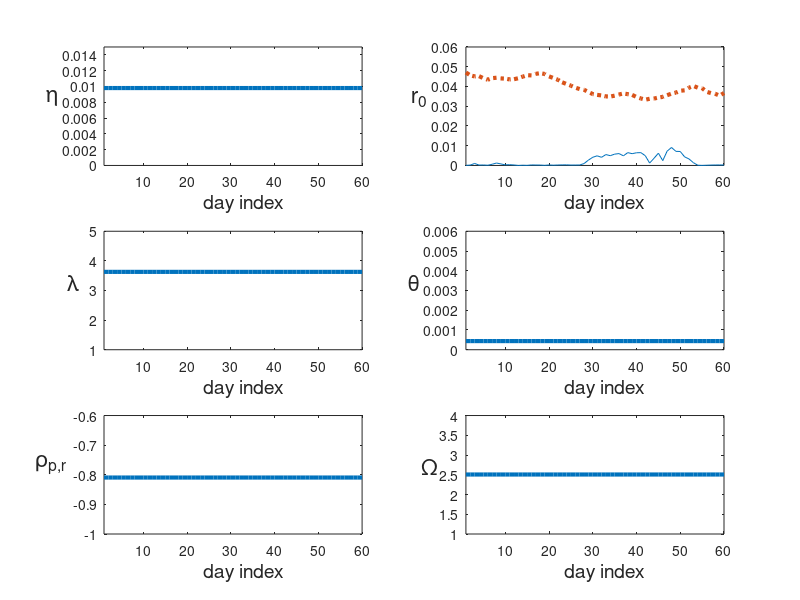
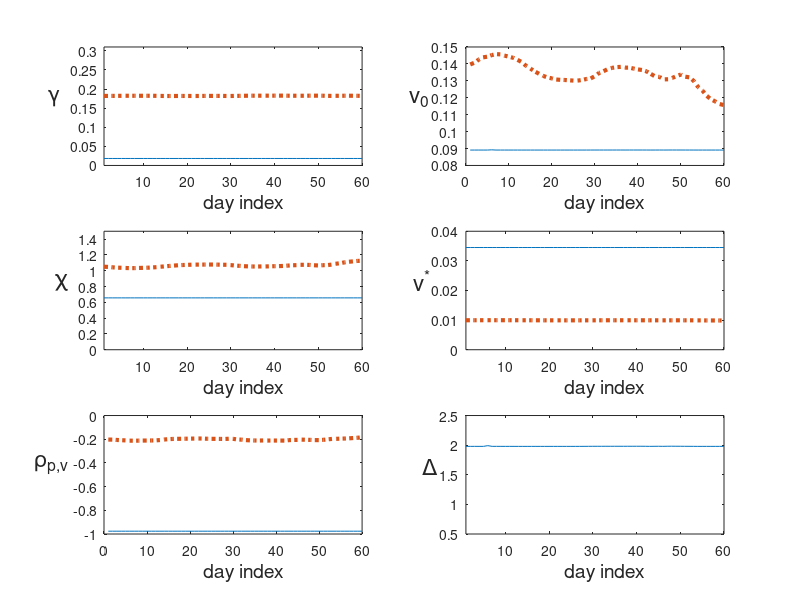

MATLAB code for these plots, in order:
clear all

%load smile_fft.txt
%par=smile_fft;

%load param_rec_call_put_15_02_def3.txt
%par=param_rec_call_put_15_02_def3;

load param_rec_call_put_25_02_def10.txt
par=param_rec_call_put_25_02_def10;





load param_recH0_call_put.txt
parH=param_recH0_call_put;


load price_in_sample_call_put_15_02_def10.txt
pr=price_in_sample_call_put_15_02_def10;



%load price_in_sample_call_put_v1.txt
%pr=price_in_sample_call_put_v1;

%nsize=max(size(fcallL(:,2)));


%% caso sei giorni
nobs=60;
%% numero strike
 nstr=5;
nv=12;
   
         maxdist=264-22-60
      
%% riordino dati per  scadenza e tipo
icont=0;
for io=1:nobs
 
      timetomatt(io)=(maxdist-io+1)/264;
      timetomat(io)=io;
      %/252.0;
      %/263.d0;
    %  timetomat(io)=(maxdist-io+1)/252.d0;
      delta(io)=par(icont+1,2)
      epsv(io)=par(icont+2,2);
      v0(io)=par(icont+3,2);
      thetav(io)=par(icont+4,2);
      chiv(io)=par(icont+5,2);
      rhov(io)=par(icont+6,2);
      epsr(io)=par(icont+7,2);
      r0(io)=par(icont+8,2);
      thetar(io)=par(icont+9,2);
      chir(io)=par(icont+10,2);
      rhor(io)=par(icont+11,2);
     omega(io)=par(icont+12,2)
      
       deltaH(io)=parH(icont+1,2)
      epsvH(io)=parH(icont+2,2);
      v0H(io)=parH(icont+3,2);
      thetavH(io)=parH(icont+4,2);
      chivH(io)=parH(icont+5,2);
      rhovH(io)=parH(icont+6,2);
      epsrH(io)=parH(icont+7,2);
      r0H(io)=parH(icont+8,2);
      thetarH(io)=parH(icont+9,2);
      chirH(io)=parH(icont+10,2);
      rhorH(io)=parH(icont+11,2);
     omegaH(io)=parH(icont+12,2)
    
     
      icont=icont+nv;
end 

icont=0;
for io=1:nobs
    for j=1:6
        for i=1:5
        icont=icont+1
        prS0(i,io)=pr(icont,2);
        callT(i,io)=pr(icont,4);
         callA(i,io)=pr(icont,3);
          putT(i,io)=pr(icont,6);
         putA(i,io)=pr(icont,5);
     end
       %% nelle lettura resta memorizzato l'ultimo della finestra 
        
    end
end

figure(1)

h11=subplot(3,2,1)
plot(timetomat,epsr,'-','LineWidth',3)
ylabel('\eta ','Rotation',0,'FontSize',16)
%xlabel('    time to maturity (days)','FontSize',14)
xlabel('    day index','FontSize',14)
axis([min(min(timetomat)) max(max(timetomat)) 0.0 0.015]) 


h22=subplot(3,2,2)
plot(timetomat,r0,'-',timetomat,r0H,':','LineWidth',3)
ylabel('r_0  ','Rotation',0,'FontSize',16)
%xlabel('    time to maturity  (days)','FontSize',14)
xlabel('    day index','FontSize',14)
axis([min(min(timetomat))  max(max(timetomat)) 0. 0.06])


h33=subplot(3,2,3)
plot(timetomat,chir,'-','LineWidth',3)
ylabel('\lambda   ','Rotation',0,'FontSize',16)
%xlabel('    time to maturity  (days)','FontSize',14)
xlabel('    day index','FontSize',14)
axis([min(min(timetomat))  max(max(timetomat)) 1 5])

h44=subplot(3,2,4)
plot(timetomat,thetar,'-','LineWidth',3)
ylabel('\theta ','Rotation',0,'FontSize',16)
%xlabel('    time to maturity  (days)','FontSize',14)
xlabel('    day index','FontSize',14)
axis([min(min(timetomat))  max(max(timetomat)) 0.0 0.006])

h5=subplot(3,2,5)
plot(timetomat,rhor,'-','LineWidth',3)
ylabel('\rho_{p,r}     ','Rotation',0,'FontSize',16)
%xlabel('    time to maturity  (days)','FontSize',14)
xlabel('    day index','FontSize',14)
axis([min(min(timetomat))  max(max(timetomat)) -1.0 -0.6])

h6=subplot(3,2,6)
plot(timetomat,omega,'-','LineWidth',3)
ylabel('\Omega ','Rotation',0,'FontSize',16)
%xlabel('    time to maturity  (days)','FontSize',14)
xlabel('    day index','FontSize',14)
axis([min(min(timetomat))  max(max(timetomat)) 1 4])



figure(2)

h1H=subplot(3,2,1)
plot(timetomat,epsv,'-',timetomat,epsvH,':','LineWidth',3)
ylabel('\gamma   ','Rotation',0,'FontSize',16)
%xlabel('    time to maturity (days)','FontSize',14)
xlabel('    day index','FontSize',14)
axis([min(min(timetomat)) max(max(timetomat)) 0.0 0.31]) 
%pause(0.2)

h2H=subplot(3,2,2)
plot(timetomat,v0,'-',timetomat,v0H,':','LineWidth',3)
ylabel('v_0  ','Rotation',0,'FontSize',16)
%xlabel('    time to maturity  (days)','FontSize',14)
xlabel('    day index','FontSize',14)
%axis([min(min(timetomat))  max(max(timetomat)) 0.0 0.31])

h3H=subplot(3,2,3)
plot(timetomat,chiv,'-',timetomat,chivH,':','LineWidth',3)
ylabel('\chi   ','Rotation',0,'FontSize',16)
%xlabel('    time to maturity  (days)','FontSize',14)
xlabel('    day index','FontSize',14)
axis([min(min(timetomat))  max(max(timetomat)) 0 1.5])

h4H=subplot(3,2,4)
plot(timetomat,thetav,'-',timetomat,thetavH,':','LineWidth',3)
ylabel('v^* ','Rotation',0,'FontSize',16)
%xlabel('    time to maturity  (days)','FontSize',14)
xlabel('    day index','FontSize',14)
axis([min(min(timetomat))  max(max(timetomat)) 0.00 0.04])

h5H=subplot(3,2,5)
plot(timetomat,rhov,'-',timetomat,rhovH,':','LineWidth',3)
ylabel('\rho_{p,v}     ','Rotation',0,'FontSize',16)
%xlabel('    time to maturity  (days)','FontSize',14)
xlabel('    day index','FontSize',14)
%axis([min(min(timetomat))  max(max(timetomat)) -0.151 0.051])


h6H=subplot(3,2,6)
plot(timetomat,delta,'-',timetomat,deltaH,':','LineWidth',3)
ylabel('\Delta ','Rotation',0,'FontSize',16)
xlabel('    day index','FontSize',14)
axis([min(min(timetomat))  max(max(timetomat)) 0.5 2.5])



